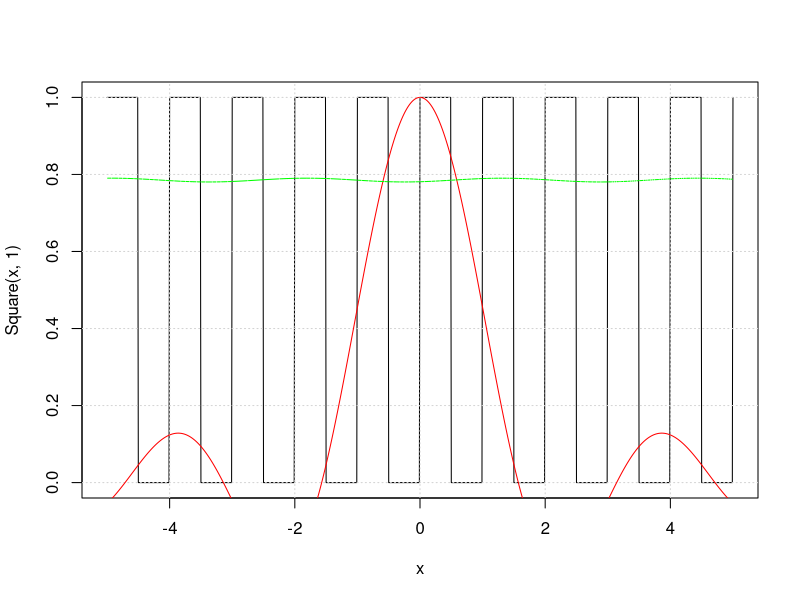
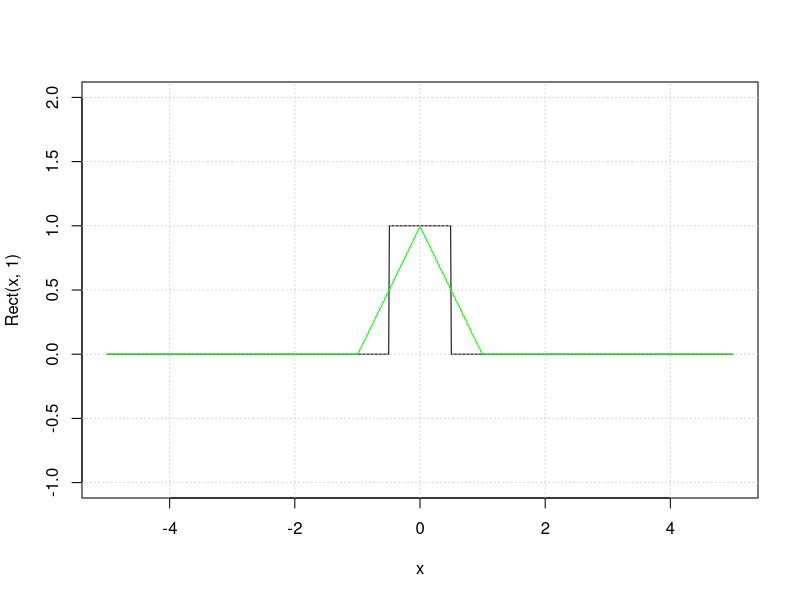

Reproduce these figures in R, in order.
Square <- function(t, w) {
    # if t smaller than a half period -> 1
    # if t greater or equal than half a period -> 0
    T <- 1/w
    ifelse(((t %% T) < (T/2)),1,0)
}

Sinc <- function(t, w) {
  return (sin(w*t) / (w*t))
}

Rect <- function(t, T) {
  ifelse((abs(t) < (T/2)),1,0)
}

Convolve <- function(f, g, w_f, w_g, t, N=100, dN=0.01) {
  x <- 0
  for (k in seq(-N/2,N/2,dN)) {
    x <- x + f(k, w_f)*g(t-k, w_g)*dN   # h(n) = sum_k f(n-k)g(k)
  }
  return(x)
}

x <- seq(-5,5, 0.01)
plot(x, Square(x, 1), type='l')#, ylim=c(-1,2)) # freq = 1kHz, period = 1ms
grid()
w <- 2                          # 2kHz
lines(x, Sinc(x, w), col='red')
lines(x, Convolve(Square, Sinc, 1, 2, x), col='green')

plot(x, Rect(x, 1), type='l', ylim=c(-1,2)) # freq = 1kHz, period = 1ms
grid()
#y <- rep(0, length(x))
#for (i in 1:length(x)) {
#  y[i] <- Convolve(Rect, Rect, 1, 1, x[i])
#}
y <- Convolve(Rect, Rect, 1, 1, x)
lines(x, y, col='green')
